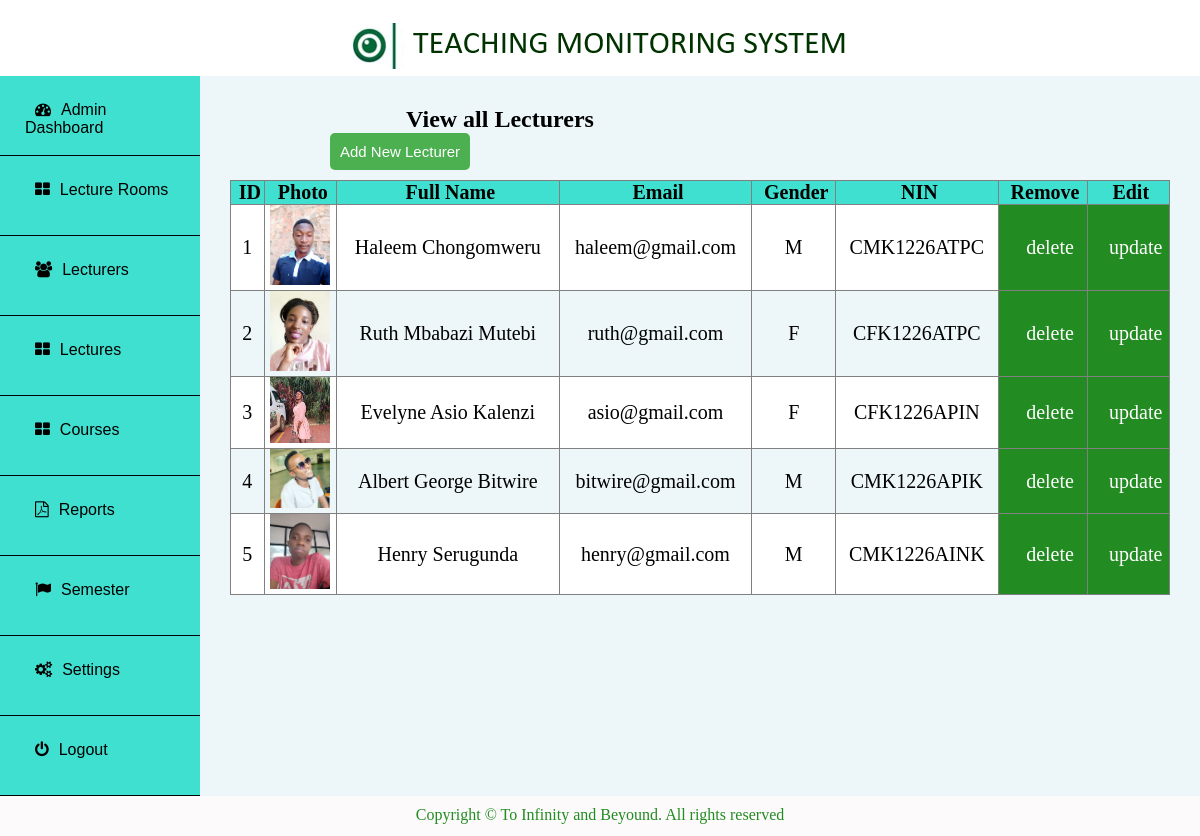
The app's page /admin/lecturer.php (signed in) with its own data.
### tables this page shows
CREATE TABLE `person` (
  `personId` int(11) NOT NULL,
  `personName` varchar(200) NOT NULL,
  `personEmail` varchar(250) NOT NULL,
  `personGender` enum('M','F') NOT NULL,
  `personNIN` varchar(15) DEFAULT NULL,
  `personPassword` varchar(60) NOT NULL,
  `personPhoto` varchar(250) DEFAULT NULL,
  `personRole` enum('lecturer','admin') NOT NULL
);

### admin/lecturer.php (the view, shortened to what this page needs)
<?php  include 'connection.php';
if($_SESSION['adminId'] != ""){
?>
<!DOCTYPE html PUBLIC "-//w3c//DTD XHTML 1.1//EN""
 http//www.w3.org/TR/xtml 11/DTD/xhtml 11.dtd">
<html xmlns="http://www.w3.org/1999/xhtml">
<head>
<link href="style.css" rel="stylesheet" type="text/css">
<link href="app.css" rel="stylesheet" type="text/css">
<link href="css/font-awesome.css" rel="stylesheet" />
</head>
<?php include 'header.php'; ?>
      <div class="main" >
     <?php
    if(isset($_REQUEST['update'])){
    $personId = $_REQUEST['update'];
    $statement1 = "SELECT * FROM person WHERE personId = '$personId' ";
    $sql_query1 = mysqli_query($conn, $statement1);
    $updateRow = mysqli_fetch_assoc($sql_query1);
  ?>
      <div class="headerA">
        <h2>Add Lecturer</h2>
      </div>
        <form method="post" action="" class="form" enctype="multipart/form-data" >
            <div class="input-groupA">
				<label>Full Name</label>
				<input type="text" name="name" value="<?php echo $updateRow["personName"]; ?>">
			</div>
			<div class="input-groupA">
				<label>NIN</label>
				<input type="text" name="nin" value="<?php echo $updateRow["personNIN"]; ?>" >
			</div>
			<div class=" ">
				<label>Sex</label> <br>
				<input type="radio" name="sex" value="M"  checked="<?php if($updateRow["personGender"]=='M'){echo 'checked';} ?>">
				<label  for="inlineRadio1">Male</label>
				<input type="radio" name="sex" value="F" checked="<?php if($updateRow["personGender"]=='F'){echo 'checked';} ?>">
				<label for="inlineRadio2">Female</label>
			</div>
		<div class="input-groupA">
			<label>Email address</label>
			<input type="email" name="email" value="<?php echo $updateRow["personEmail"]; ?>">
		</div>
		<div class="input-groupA">
			<label>Password</label>
			<input type="password" name="password" value="<?php echo $updateRow["personPassword"]; ?>">
		</div>
		<div class="input-group">
			<label>Upload Passport Photo</label>
			<br>
			<input type="file" name="fileToUpload" >
		</div>
         <div class="input-groupA">
         	<input type="hidden" name="personId" value="<?php echo $updateRow['personId']; ?>">
         	<input type="hidden" name="add" value="">
         	<input type="hidden" name="update" value="update">
            <button type="submit" name="submit" class="btnA">Update Lecturer</button>
          </div>
        </form>
      <?php } else{ ?>
        <div style="width: 100%; padding:30px;">
          <h2 align="center">View all Lecturers</h2>
        <form method="post">
        <button type="submit" name="addLecturer" class="btnA" style="margin-left:100px;">Add New Lecturer</button>
        </form>
        <table style="width: 100%; text-align: center; " border="1" >
<?php
$retreive = "SELECT * FROM person where personRole = 'lecturer'" ;
$sql_query = mysqli_query($conn, $retreive);
?>
          <tr>
                <th>ID</th>
                <th>Photo</th>
                <th>Full Name</th>
                <th>Email</th>
                <th>Gender</th>
                <th>NIN</th>
                <th>Remove</th>
                <th>Edit</th>
          </tr>
<?php
$counter = 1;
while ($rows = mysqli_fetch_assoc($sql_query) ) {
?>
          <tr>
            <td><?php   echo $counter ?></td>
            <td> <img src="<?php  echo $rows['personPhoto']; ?>" alt="<?php   echo $rows['personName'].'photo'; ?>" style="width: 60px;"></td>
            <td><?php   echo $rows['personName']; ?></td>
            <td><?php   echo $rows['personEmail']; ?></td>
            <td><?php   echo $rows['personGender']; ?></td>
            <td><?php   echo $rows['personNIN']; ?></td>
            <td style="background-color: forestgreen;"><a  href="?delete=<?php   echo $rows['personId']; ?>"
            onclick="return confirm('Are you sure you want to delete' )">delete </a></td>
            <td style="background-color: forestgreen;"> <a href="?update=<?php   echo $rows['personId']; ?>">update </a></td>
          </tr>
          <?php $counter++;
          }
          ?>
        </table>
    </div>
  <?php  } ?>
    </div>
  </div>
  <div class="footer" style="height: 5vh;">
        <p align="center">Copyright &copy; To Infinity and Beyound. All rights reserved </p>
    </div>
</div>
</body>
</html>
<?php   }else{ header('Location: ../index.php');} ?>

### admin/header.php (shortened to what this page needs)
<body class="b">
<div class="header" style="height: 7vh;">
<h1>
<center><img src="../uploads/tmslog.png" width=" "/></center></h1>
      </div>
  <div class="wrapper" style="height: 92vh;">
      <div class="body" >
          <div class="sidebar" style="background-color:#forestgreen;">
            <ul>
              <a href="adminDashboard.php" style="text-decoration: none; background-color: forestgreen;"><li> <i class="fa fa-dashboard "></i>Admin Dashboard</li></a>
              <a href="room.php"style="text-decoration: none;"><li> <i class="fa fa-th-large"></i>Lecture Rooms</li></a>
              <a href="lecturer.php" style="text-decoration: none;"><li> <i class="fa fa-users "></i>Lecturers</li></a>
              <a href="lecture.php" style="text-decoration: none;"><li> <i class="fa fa-th-large"></i>Lectures</li></a>
              <a href="course.php" style="text-decoration: none;"><li> <i class="fa fa-th-large"></i>Courses</li></a>
              <a href="report.php" style="text-decoration: none;"><li> <i class="fa fa-file-pdf-o "></i>Reports</li></a>
              <a href="semester.php" style="text-decoration: none;"><li> <i class="fa fa-flag"></i>Semester</li></a>
                <a href="setting.php" style="text-decoration: none;"><li> <i class="fa fa-cogs"></i>Settings</li></a>
                <a href="" id="logout"style="text-decoration: none;"
                onclick="logout()"><li> <i class="fa fa-power-off "></i>Logout</li></a>
            </ul>
          </div>

### admin/style.css (style rules this page uses)
* { padding: 0; margin: 0; box-sizing: border-box; }
.b { padding: 0px; background-color: white; }
.wrapper { height: 100vh; background-color: rgb(237, 246, 248); margin: auto; width: px; }
.header { align-items: center; color:Green; padding-top:15px; background-color:white; margin-bottom: 20px; }
.body { display: inline-flex; width: 100%; overflow-y: scroll; }
.sidebar { width: 20%; height:auto; background-color:turquoise; padding: 0px; }
ul { list-style: none; align-items: center; }
ul li { height: 80px; border-bottom:1px solid black; margin:auto; transition: .5s; color: black; text-decoration: none; font-family: sans-serif; font-size: 1em; padding:25px; }
i { margin: 0px 10px; }
.main { width: 100%; }
table { border-collapse: collapse; color: black; font-size: 20px; text-align: center; margin-top:10px; padding: 5px; width: 100%; }
th { background-color:turquoise; color: black; width: auto; padding-left: 5px }
tr a { color: white; margin-left: 15px; transition: .5s; text-decoration: none; }
tr:nth-child(even) { background-color:white; width: auto; }
.btnA { padding: 10px; font-size: 15px; color: white; background: #4CAF50; border:none; border-radius: 5px; }
h2 { margin-right: 400px; }
.footer { background-color:#fcfafa ; height: 5vh; width: 100%; }
.footer p { padding-top: 10px; color: forestgreen; }

### admin/app.css (style rules this page uses)
.btnA { padding: 10px; font-size: 15px; color: white; background: #4CAF50; border:none; border-radius: 5px; }

### records on screen
person: personPhoto (picture), personName "Haleem Chongomweru", personEmail "haleem@gmail.com", personGender "M", personNIN "CMK1226ATPC"
person: personPhoto (picture), personName "Ruth Mbabazi Mutebi", personEmail "ruth@gmail.com", personGender "F", personNIN "CFK1226ATPC"
person: personPhoto (picture), personName "Evelyne Asio Kalenzi", personEmail "asio@gmail.com", personGender "F", personNIN "CFK1226APIN"
person: personPhoto (picture), personName "Albert George Bitwire", personEmail "bitwire@gmail.com", personGender "M", personNIN "CMK1226APIK"
person: personPhoto (picture), personName "Henry Serugunda", personEmail "henry@gmail.com", personGender "M", personNIN "CMK1226AINK"
